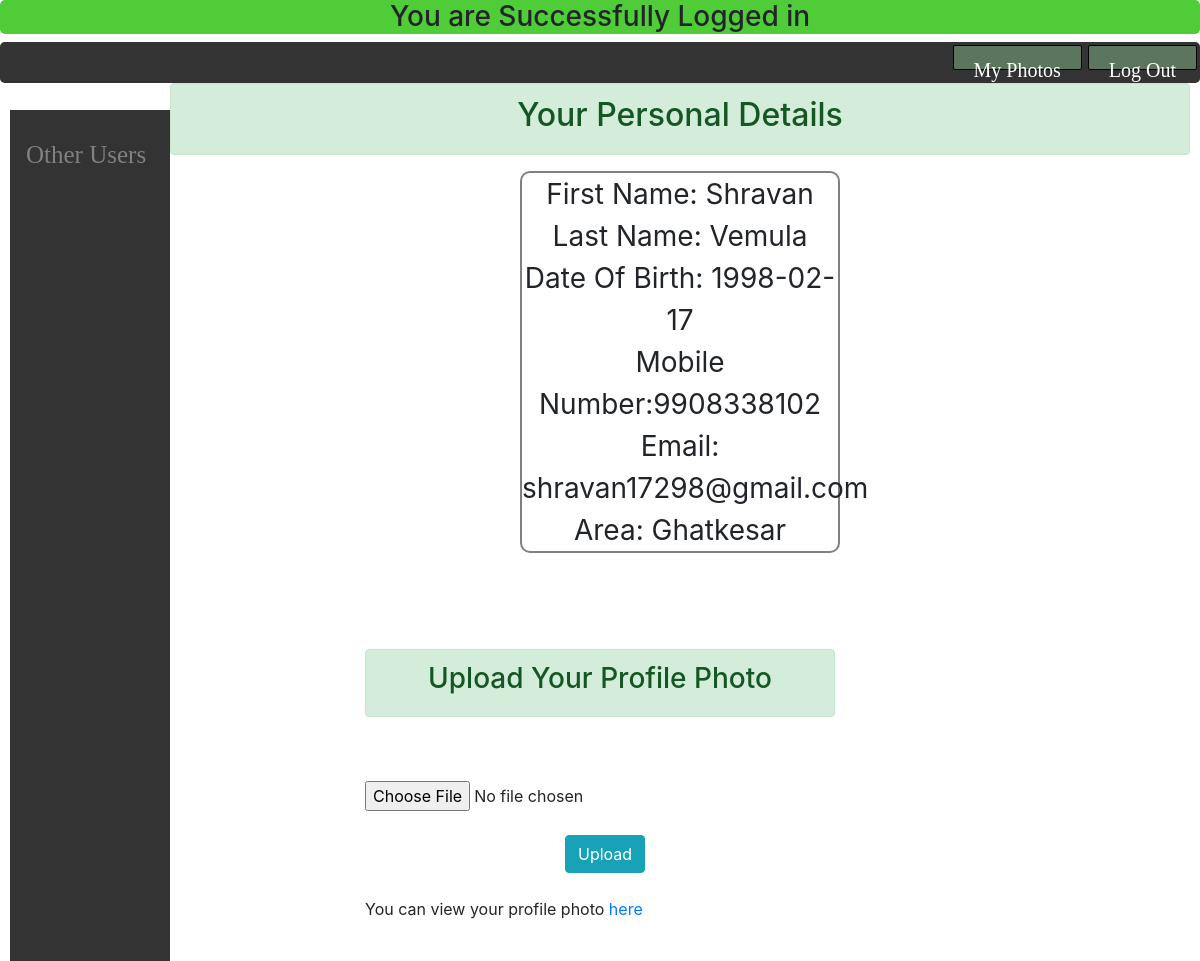
Screenshot of /userspage.php (signed in) with the database file from the repository.
### tables this page shows
CREATE TABLE `reg2` (
  `id` int(5) NOT NULL,
  `firstname` varchar(20) NOT NULL,
  `lastname` varchar(20) NOT NULL,
  `dob` date NOT NULL,
  `MOBILE` bigint(10) NOT NULL,
  `EMAIL` varchar(30) NOT NULL,
  `CON` varchar(20) NOT NULL,
  `DIS` varchar(20) NOT NULL,
  `CIT` varchar(20) NOT NULL,
  `AGE` int(5) NOT NULL,
  `password` varchar(20) NOT NULL
);

### userspage.php (the view, shortened to what this page needs)
<?php
require 'connect.inc.php';
?>
<!DOCTYPE html>
<html>
<head>
<link href="https://stackpath.bootstrapcdn.com/bootstrap/4.3.1/css/bootstrap.min.css" rel="stylesheet">
<link rel="stylesheet" href="https://cdnjs.cloudflare.com/ajax/libs/font-awesome/4.7.0/css/font-awesome.min.css">
<link rel="stylesheet" type="text/css" href="stylee.css">
<link rel="stylesheet" href="https://maxcdn.bootstrapcdn.com/bootstrap/4.1.0/css/bootstrap.min.css">
</head>
<body>
    <div id="heading">
    	<h3 align="center">You are Successfully Logged in</h3>
    </div>
 <div class="index">
<center>
<ul>
  <li style="float:right;"> <a href="index.php">Log Out</a></li>
<li style="float:right;"> <a href="photo.php">My Photos</a></li>
</ul>
</div>
<div class="sidenav">
  <a href="others.php">Other Users</a>
</div>
<div class="main">
	<div class="alert alert-success" align="center"><h2>Your Personal Details</h2></div>
  <?php
	if($_SESSION['id'])
	{
	  $id=$_SESSION['id'];
	  if(!empty($id))
	  {
		 $sql = "SELECT * FROM reg2 where id='$id'";
		 $records = mysqli_query($conn,$sql);
			  while($row = mysqli_fetch_array($records))
			  {
						echo '<div class="Lead emailform" align="center">';
						echo "First Name: ".$row['firstname']."<br>";
						echo "Last Name: ".$row['lastname']."<br>";
						echo "Date Of Birth: ".$row['dob']."<br>";
						echo "Mobile Number:".$row['MOBILE']."<br>";
						echo "Email: ".$row['EMAIL']."<br>";
						echo "Area: ".$row['CIT']."<br>";
						echo "</div>";
			   }
	  }
	}?>
</div>
<br><br><br><br>
<div class="container" style="width:500px;">
                <div class="alert alert-success" align="center"><h3>Upload Your Profile Photo</h3></div>
                <br />
				 <br />
                <form method="post" enctype="multipart/form-data">
                     <input type="file" name="image" id="image" accept="image/*"/>
                     <br />
					 <br>
                     <input type="submit" name="insert" id="insert" value="Upload" class="btn btn-info upload" />
                </form>
				<br>
				<p class="Lead">You can view your profile photo <a href="photo.php">here</a> </p>
                <br />
 </div>
</body>
</html>

### stylee.css (style rules this page uses)
* { margin: 0; padding: 0; }
body { margin: 0; padding: 0; line-height: 1.5em; font-family: Verdana, Arial, san-serif; font-size: 11px; color: #ffffff; background-image: url("book4.png"); width:100%; height:100%; background-repeat: no-repeat; }
ul li a { background-color:#5c755e; text-decoration:none; color:white; font-size:20px; height:25px; margin:3px; padding:5px; border:1px solid black; border-radius:2px; }

### userspage.php (style rules this page uses)
#heading { background-color: rgba(80, 204, 56, 1); margin:0px; height:150; border-radius:5px; }
.index { background-color: rgba(80, 204, 56, 1); margin:0; width: auto; border-radius:5px; }
.index ul { margin:0px; position: relative; list-style-type:none; z-index: 597; border-radius:5px; }
.index ul li { display: inline-block; float: none; min-height: 1px; vertical-align: middle; }
.index a { display: bloc; line-height: 1em; text-decoration: none; }
.index ul li a { display:inline-block; line-height: 2; background-color:#ooo; font-family:Art Nouveau; padding: .2em 1em; text-decoration:none; color:#fff; }
ul { list-style-type: none; margin: 0; padding: 0; overflow: hidden; background-color: #333; position: sticky; top: 0; }
li { float: left; }
li a { display: block; color: white; text-align: center; padding: 14px 16px; text-decoration: none; }
.sidenav { height: 100%; width: 160px; position: fixed; z-index: 1; top: 110px; left: 10px; background-color: #333; overflow-x: hidden; padding-top: 20px; font-family:Art Nouveau; color: white; }
.sidenav a { padding: 6px 8px 6px 16px; text-decoration: none; font-size: 25px; color: #818181; display: block; }
.main { margin-left: 160px; font-size: 28px; padding: 0px 10px; }
.upload { margin-left:200px; }
.emailform { border:2px solid grey; border-radius:10px; margin-top:10px; margin-left:350px; margin-right:350px; }

### rows the page displays
reg2: firstname "Shravan", lastname "Vemula", dob "1998-02-17", MOBILE "9908338102", EMAIL "shravan17298@gmail.com", CIT "Ghatkesar"
